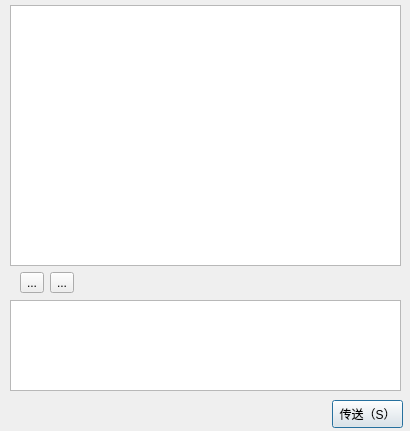
<?xml version="1.0" encoding="UTF-8"?>
<ui version="4.0">
 <class>chat</class>
 <widget class="QDialog" name="chat">
  <property name="geometry">
   <rect>
    <x>0</x>
    <y>0</y>
    <width>410</width>
    <height>431</height>
   </rect>
  </property>
  <property name="windowTitle">
   <string>Dialog</string>
  </property>
  <widget class="QWidget" name="gridLayoutWidget_2">
   <property name="geometry">
    <rect>
     <x>10</x>
     <y>300</y>
     <width>391</width>
     <height>91</height>
    </rect>
   </property>
   <layout class="QGridLayout" name="gridLayout_2">
    <item row="0" column="0">
     <widget class="QTextEdit" name="textEdit"/>
    </item>
   </layout>
  </widget>
  <widget class="QWidget" name="gridLayoutWidget">
   <property name="geometry">
    <rect>
     <x>10</x>
     <y>5</y>
     <width>391</width>
     <height>261</height>
    </rect>
   </property>
   <layout class="QGridLayout" name="gridLayout">
    <item row="0" column="0">
     <widget class="QTextBrowser" name="textBrowser"/>
    </item>
   </layout>
  </widget>
  <widget class="QPushButton" name="send_chat">
   <property name="geometry">
    <rect>
     <x>332</x>
     <y>400</y>
     <width>71</width>
     <height>28</height>
    </rect>
   </property>
   <property name="text">
    <string>传送（S）</string>
   </property>
  </widget>
  <widget class="QWidget" name="layoutWidget">
   <property name="geometry">
    <rect>
     <x>20</x>
     <y>270</y>
     <width>56</width>
     <height>25</height>
    </rect>
   </property>
   <layout class="QHBoxLayout" name="horizontalLayout">
    <item>
     <widget class="QToolButton" name="QQface">
      <property name="text">
       <string>...</string>
      </property>
      <property name="icon">
       <iconset>
        <normaloff>C:/Users/lenovo/Desktop/好未来/IM_QQ-master/IM_QQ-master/client/face/2.gif</normaloff>C:/Users/lenovo/Desktop/好未来/IM_QQ-master/IM_QQ-master/client/face/2.gif</iconset>
      </property>
     </widget>
    </item>
    <item>
     <widget class="QToolButton" name="filetrans">
      <property name="text">
       <string>...</string>
      </property>
      <property name="icon">
       <iconset>
        <activeon>C:/Users/lenovo/Desktop/好未来/IM_QQ-master/IM_QQ-master/client/face/fileopen.png</activeon>
       </iconset>
      </property>
     </widget>
    </item>
   </layout>
  </widget>
 </widget>
 <resources/>
 <connections/>
</ui>
